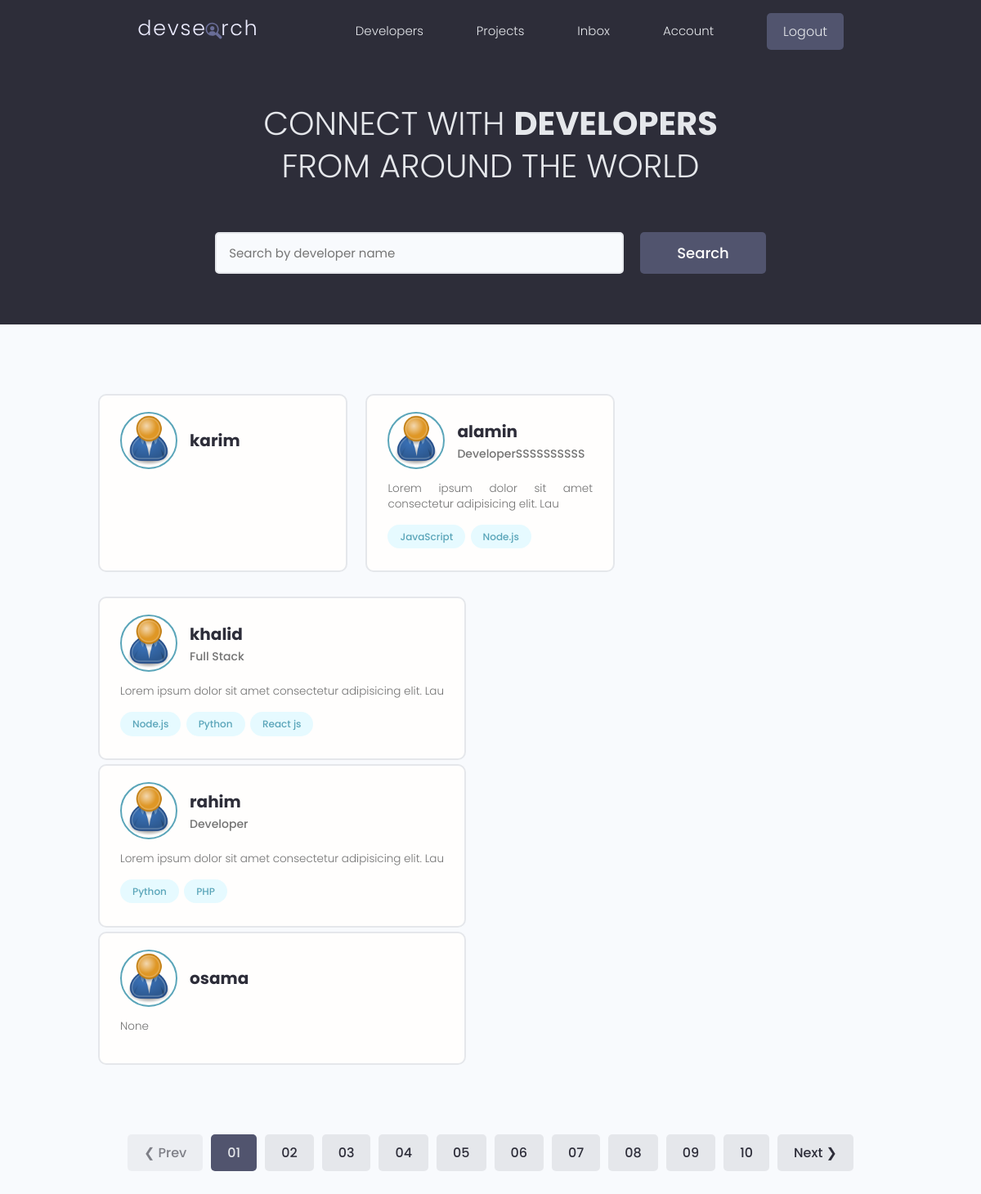
/users/ (signed in), run on the app's committed database.
### users/models.py (models this page shows, shortened)
class Profile(models.Model):
    user=models.OneToOneField(User,on_delete=models.CASCADE,null=True,blank=True)
    name=models.CharField(max_length=200,blank=True,null=True)
    email=models.EmailField(max_length=50)
    username=models.CharField(max_length=200,blank=True,null=True)
    location = models.CharField(max_length=200, blank=True, null=True)
    short_intro=models.CharField(max_length=200,blank=True)
    bio=models.TextField(blank=True,null=True)
    profile_image=models.ImageField(null=True,blank=True,upload_to='profiles/',default='profiles/user-default.png')
    social_github=models.CharField(max_length=200,blank=True,null=True)
    social_twitter = models.CharField(max_length=200, blank=True, null=True)
    social_linkdein = models.CharField(max_length=200, blank=True, null=True)
    social_website =   models.CharField(max_length=200, blank=True, null=True)
    id=models.UUIDField(default=uuid.uuid4,unique=True,primary_key=True,editable=False)
    created = models.DateTimeField(auto_now_add=True)

class Skill(models.Model):
    owner=models.ForeignKey(Profile,on_delete=models.CASCADE)
    name=models.CharField(max_length=200,blank=True,null=True)
    description=models.TextField(null=True,blank=True)
    id = models.UUIDField(default=uuid.uuid4, unique=True, primary_key=True, editable=False)
    created = models.DateTimeField(auto_now_add=True)

### users/views.py (the view)
# urls.py: path('',profiles,name='profile'),
def profiles(request):
    profile,search_query=searchProjects(request)
    context={
        "profile":profile,
        "search_query":search_query
    }
    return render(request,'users/profiles.html',context=context)

### project/utils.py (called while the page is built)
def searchProjects(request):
    search_query=''
    if request.GET.get('search_query'):
        search_query=request.GET.get('search_query')
        print(search_query)
    skills=Skill.objects.filter(name__iexact = search_query)
    profile=Profile.objects.distinct().filter(Q(name__icontains=search_query) |Q(skill__in=skills))
    return profile,search_query

### templates/users/profiles.html (shortened to what this page needs)
{% extends 'base.html' %}
{% load static %}
{% block content %}
    <main class="home">
        <section class="hero-section text-center">
            <div class="container container--narrow">
                <div class="hero-section__box">
                    <h2>CONNECT WITH <span>DEVELOPERS</span></h2>
                    <h2>FROM AROUND THE WORLD</h2>
                </div>
                <div class="hero-section__search">
                    <form class="form" action="{% url 'profile' %}" method="get">
                        <div class="form__field">
                            <input class="input input--text" id="formInput#search" type="text" name="search_query"
                                   placeholder="Search by developer name"/>
                        </div>
                        <input class="btn btn--sub btn--lg" type="submit" value="Search"/>
                    </form>
                </div>
            </div>
        </section>
        <section class="devlist">
            <div class="container">
                <div class="grid grid--three">
                     {% for profile in profile %}
                        <div class="column card">
                            <div class="dev">
                                <a href="{% url 'userprofile' profile.pk %}" class="card__body">
                                    <div class="dev__profile">
                                        <img class="avatar avatar--md" src="{{ profile.profile_image.url }}"/>
                                        <div class="dev__meta">
                                            <h3>{{ profile.username }}</h3>
                                            <h5>{{ profile.short_intro }}</h5>
                                        </div>
                                    </div>
                                    <p class="dev__info">
                                        {{ profile.bio|slice:'60' }}
                                    </p>
                                    <div class="dev__skills">
                                        {% for skill in profile.skill_set.all %}
                                            <span class="tag tag--pill tag--main">
                                                <small>{{ skill.name }}
                                            </span>
                                        {% endfor %}
                                    </div>
                                </a>
                            </div>
                        </div>
                    {% endfor %}
                </div>
            </div>
        </section>
        <div class="pagination">
            <ul class="container">
                <li><a href="#" class="btn btn--disabled">&#10094; Prev</a></li>
                <li><a href="#" class="btn btn--sub">01</a></li>
                <li><a href="#" class="btn">02</a></li>
                <li><a href="#" class="btn">03</a></li>
                <li><a href="#" class="btn">04</a></li>
                <li><a href="#" class="btn">05</a></li>
                <li><a href="#" class="btn">06</a></li>
                <li><a href="#" class="btn">07</a></li>
                <li><a href="#" class="btn">08</a></li>
                <li><a href="#" class="btn">09</a></li>
                <li><a href="#" class="btn">10</a></li>
                <li><a href="#" class="btn">Next &#10095;</a></li>
            </ul>
        </div>
    </main>
{% endblock %}

### static/assets/styles/app.css (style rules this page uses)
:root { --color-sub: #2d2d39; }
.btn--sub { background-color: var(--color-sub-light); }
.card { border: 2px solid var(--color-light); }
img { width: 100%; }
.hero-section { height: 40vh; display: flex; align-items: center; background-color: var(--color-sub); }
.hero-section__box { margin-bottom: 4rem; }
.hero-section__box > h2, .hero-section__box > h2 > span { font-size: 4rem; color: var(--color-light); line-height: 1.3; text-transform: uppercase; }
.hero-section__box > h2 { font-weight: 300; }
.hero-section__box > h2 > span { font-weight: 700; }
.hero-section__search > .form { display: flex; align-items: center; justify-content: center; gap: 2rem; }
.hero-section__search > .form input.input--text { width: 50rem; }
.devlist { margin-top: 8rem; }
.devlist .grid { align-items: stretch; }
.devlist .dev .dev__profile { display: flex; align-items: center; gap: 1.5rem; }
.devlist .dev .dev__meta h3 { color: var(--color-sub); font-size: 2rem; font-weight: 700; }
.devlist .dev .dev__meta h5 { color: var(--color-text); font-size: 1.4rem; font-weight: 500; }
.devlist .dev .dev__info { margin: 1.5rem 0; font-size: 1.35rem; line-height: 1.4; text-align: justify; }
.pagination { margin-top: 8rem; margin-bottom: 10rem; }
.pagination > ul { flex-wrap: wrap; list-style: none; display: flex; align-items: center; justify-content: center; gap: 1rem; }
.pagination .btn { color: var(--color-sub); }
.pagination .btn.btn--sub { color: var(--color-light); }

### static/assets/uikit/styles/modules/_variables.css (style rules this page uses)
:root { --color-main: #5aa5b9; --color-main-light: #e6faff; --color-sub: #3f4156; --color-sub-light: #51546e; --color-sub-lighter: #ededfd; --color-text: #737373; --color-gray: #8b8b8b; --color-light: #e5e7eb; --color-light-gray: #767676; --color-bg: #f8fafd; --color-white: #fffefd; --color-white-light: #f3f3f3; --color-success: #359e64; --color-success-bg: #def8e8; --color-error: #fc4b0b; --color-error-bg: #fff2ee; --font-base: 'Poppins', arial, helvetica, 'Segoe UI', roboto, ubuntu, sans-serif; --font-monospace: 'Fira Code', 'Courier New', courier, monospace; --font-regular: 300; --font-medium: 500; --font-bold: 700; --generic-shadow: 1px 1px 5px #00000010; --generic-transition: all 0.3s ease-in-out; }

### static/assets/uikit/styles/modules/_base.css (style rules this page uses)
* { margin: 0; padding: 0; box-sizing: border-box; text-rendering: optimizeLegibility; color: inherit; font-size: inherit; }
html { font-size: 50%; }
@media only screen and (min-width: 480px) { html { font-size: 56.25%; } }
@media only screen and (min-width: 1200px) { html { font-size: 62.5%; } }
body { line-height: 1.6; font-weight: 400; font-size: 1.5rem; color: var(--color-text); background-color: var(--color-bg); min-height: 100vh; }

### static/assets/uikit/styles/modules/_typography.css (style rules this page uses)
* { font-family: var(--font-base); }
h2 { font-size: 3.6rem; font-weight: var(--font-bold); }
h3 { font-size: 3.2rem; font-weight: var(--font-medium); }
h5 { font-size: 2.4rem; font-weight: var(--font-medium); }
h5, h6 { font-weight: var(--font-regular); }
p, span, strong { font-size: 1.6rem; color: var(--color-text); font-weight: var(--font-regular); }
a { padding-bottom: 2px; text-decoration: none; display: inline-block; color: var(--color-main); font-weight: var(--font-medium); }

### static/assets/uikit/styles/modules/_utilities.css (style rules this page uses)
.container { width: 92%; max-width: 165rem; margin: 0 auto; box-sizing: border-box; }
.container--narrow { width: 92%; max-width: 120rem; }
@media screen and (min-width: 1000px) { .container { width: 90%; } }
@media screen and (min-width: 1000px) { .container--narrow { width: 85%; } }
@media screen and (min-width: 1200px) { .container { width: 80%; } }
@media screen and (min-width: 1200px) { .container--narrow { width: 72%; } }
.text-center { text-align: center; }

### static/assets/uikit/styles/modules/_avatar.css (style rules this page uses)
.avatar { border-radius: 50%; border: 2px solid var(--color-main); object-fit: cover; }
.avatar--md { height: 7rem; width: 7rem; }

### static/assets/uikit/styles/modules/_button.css (style rules this page uses)
.btn { display: inline-block; position: relative; cursor: pointer; background-color: var(--color-light); font-weight: var(--font-medium); color: var(--color-sub); text-decoration: none; padding: 1rem 2rem; border-radius: 0.5rem; border: none; width: -webkit-fit-content; width: -moz-fit-content; width: fit-content; height: -webkit-fit-content; height: -moz-fit-content; height: fit-content; font-size: 1.6rem; outline-width: 0; outline-color: transparent; -webkit-backface-visibility: hidden; backface-visibility: hidden; transition: all 0.3s ease-in-out; }
.btn:disabled, .btn--disabled { cursor: not-allowed; opacity: 0.6; }
.btn--sub { background-color: var(--color-sub); color: var(--color-white); }
.btn--lg { font-size: 1.8rem; padding: 1.2rem 4.5rem; }

### data on the page
Profile: profile_image (placeholder picture), username "karim"
Profile: profile_image (placeholder picture), username "alamin", short_intro "DeveloperSSSSSSSSSS", bio "Lorem ipsum dolor sit amet consectetur adipisicing elit. Lau"
Skill: name "JavaScript"
Skill: name "Node.js"
Profile: profile_image (placeholder picture), username "khalid", short_intro "Full Stack", bio "Lorem ipsum dolor sit amet consectetur adipisicing elit. Lau"
Skill: name "Node.js"
Skill: name "Python"
Skill: name "React js"
Profile: profile_image (placeholder picture), username "rahim", short_intro "Developer", bio "Lorem ipsum dolor sit amet consectetur adipisicing elit. Lau"
Skill: name "Python"
Skill: name "PHP"
Profile: profile_image (placeholder picture), username "osama", bio "None"
